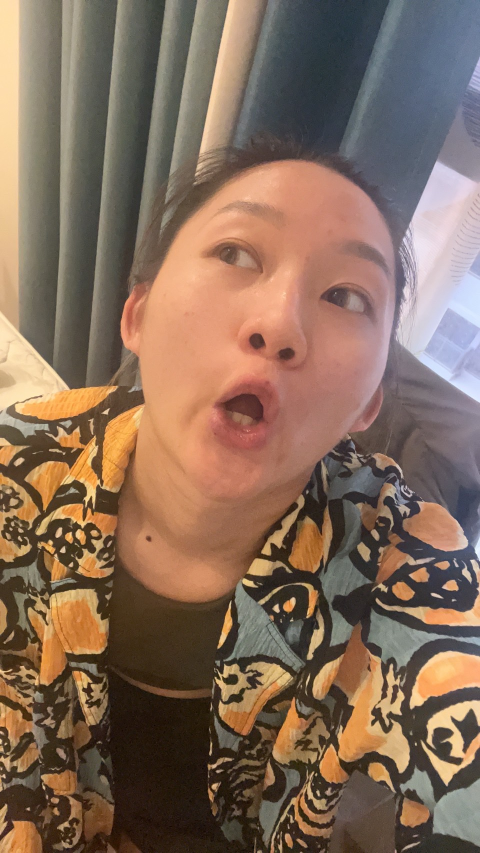
#> input picture smile_test/idk.jpg, 960 x 1706 px (shown at 1/2 size)
$ python eyes_detect.py
#> lines starting #> are read from the running program, lines starting #| are printed output that depends on the picture; after the words box and inside, x2 and y2 are one past the last pixel; in counts of white or black regions, pixels touching at a corner belong together
from cgi import test
import cv2
from cv2 import resize

t = cv2.imread( 'idk.jpg' )
#> t is the input picture: shape (1706, 960, 3); mean B, G, R 91, 108.3, 133.4
t = resize( t, (0, 0), fx = 0.5, fy = 0.5 )
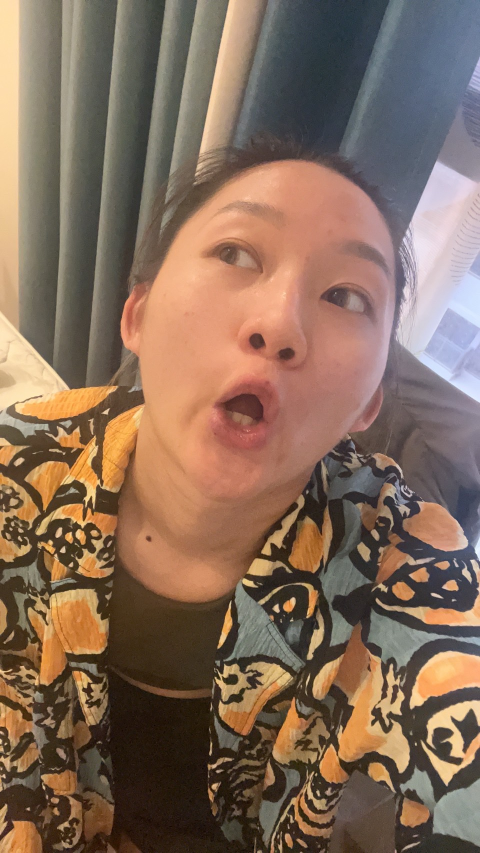
#> t: shape (853, 480, 3); mean B, G, R 91.1, 108.4, 133.5
gray = cv2.cvtColor( t, cv2.COLOR_BGR2GRAY )
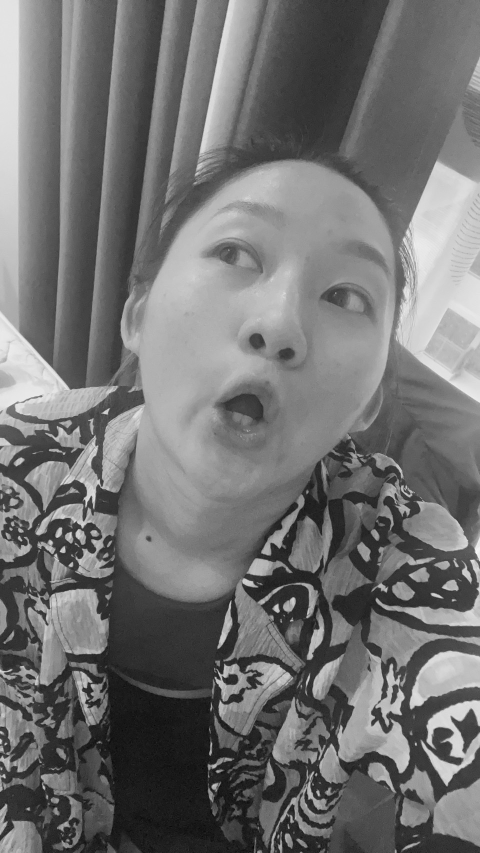
#> gray: shape (853, 480); min 7, max 246, mean 114
faceCascade = cv2.CascadeClassifier( 'eye.xml' )
faceRect = faceCascade.detectMultiScale( gray, 2, 12 )
#> faceRect = [[189, 215, 80, 80], [299, 258, 80, 80]]
print(len(faceRect))
#| 2

for ( x, y, w, h ) in faceRect :
    cv2.rectangle( t, (x, y), (x+w, y+h), (0 ,255, 0), 2 )
#> this loop made 2 passes
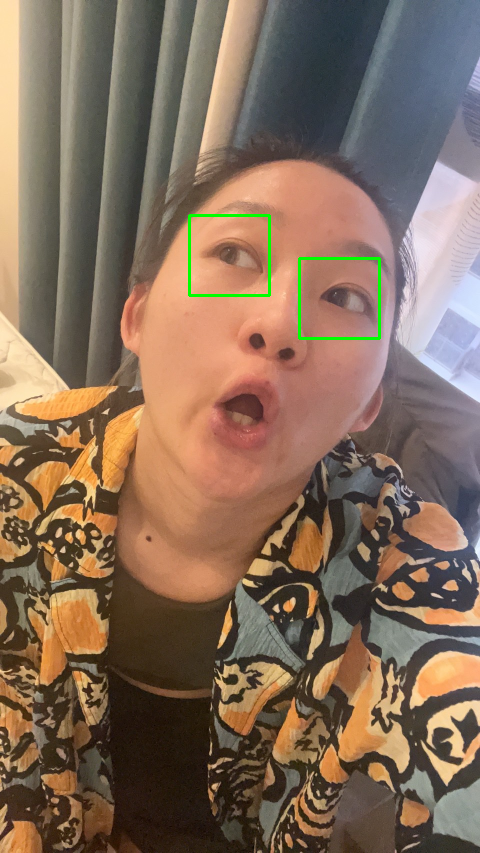
#> t: shape (853, 480, 3); 0.47% of pixels changed, all inside (x1, y1, x2, y2) = (188, 214, 381, 340)


cv2.imshow( 't', t )
cv2.waitKey( 0 )

$ run again, with smile_test/hehe.jpg copied over smile_test/idk.jpg
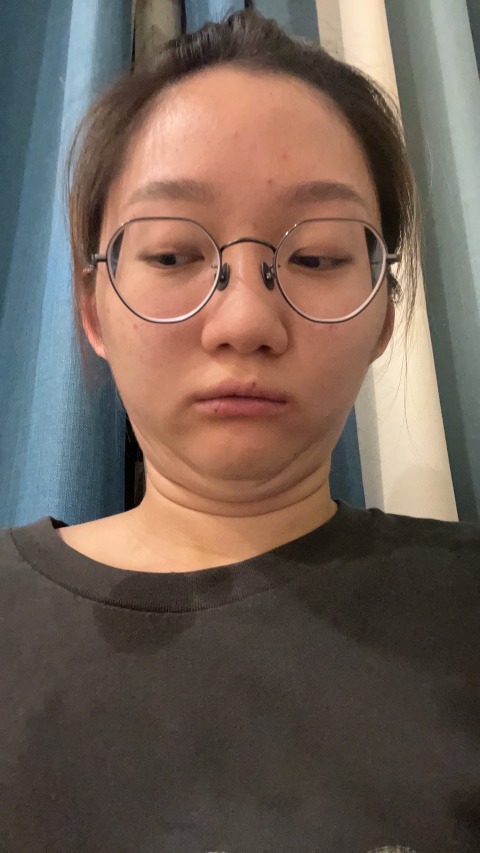
#> input picture smile_test/hehe.jpg, 960 x 1706 px (shown at 1/2 size)
#> t is the input picture: shape (1706, 960, 3); mean B, G, R 87.2, 97.4, 113.8
#> `t = resize( t, (0, 0), fx = 0.5, fy = 0.5 )`:
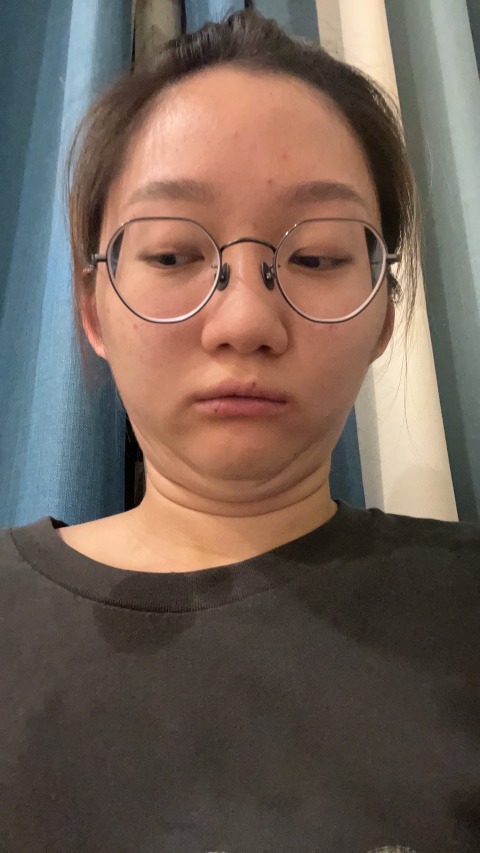
#> t: shape (853, 480, 3); mean B, G, R 87.3, 97.6, 113.9
#> `gray = cv2.cvtColor( t, cv2.COLOR_BGR2GRAY )`:
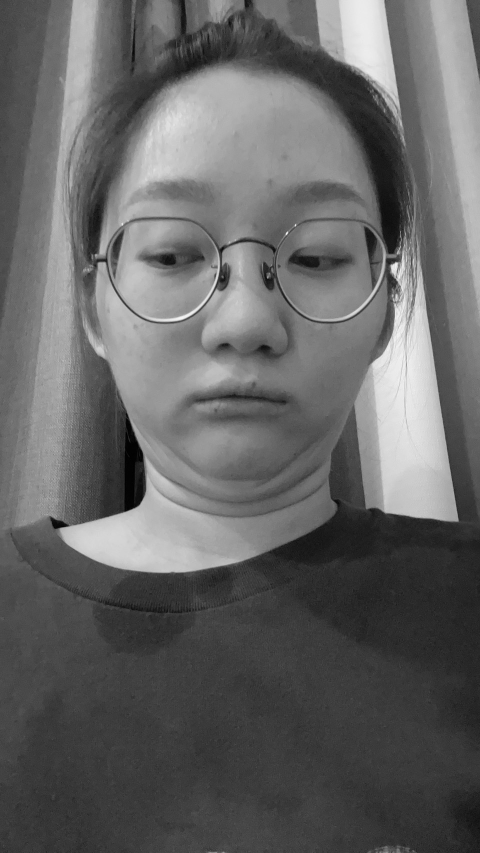
#> gray: shape (853, 480); min 0, max 245, mean 101.3
#> faceRect = ()
#| 0

$ run again, with smile_test/smile.jpg copied over smile_test/idk.jpg
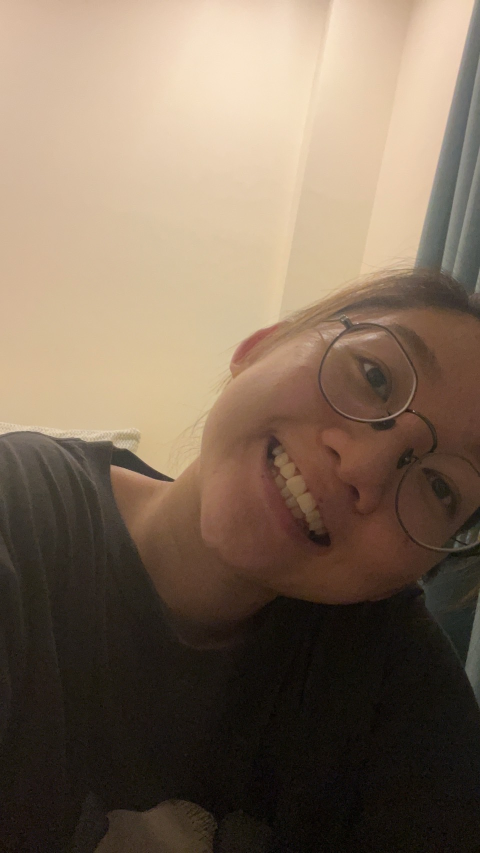
#> input picture smile_test/smile.jpg, 960 x 1706 px (shown at 1/2 size)
#> t is the input picture: shape (1706, 960, 3); mean B, G, R 91.5, 109.6, 128
#> `t = resize( t, (0, 0), fx = 0.5, fy = 0.5 )`:
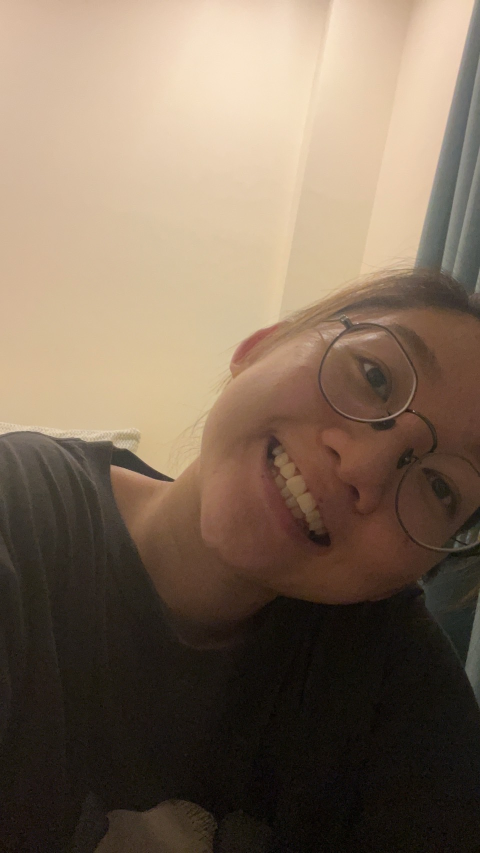
#> t: shape (853, 480, 3); mean B, G, R 91.7, 109.7, 128.2
#> `gray = cv2.cvtColor( t, cv2.COLOR_BGR2GRAY )`:
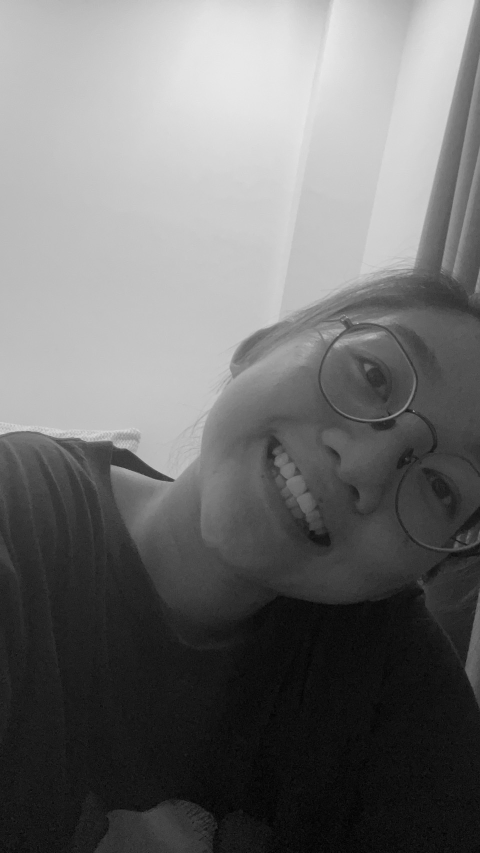
#> gray: shape (853, 480); min 0, max 233, mean 113.1
#> faceRect = ()
#| 0
